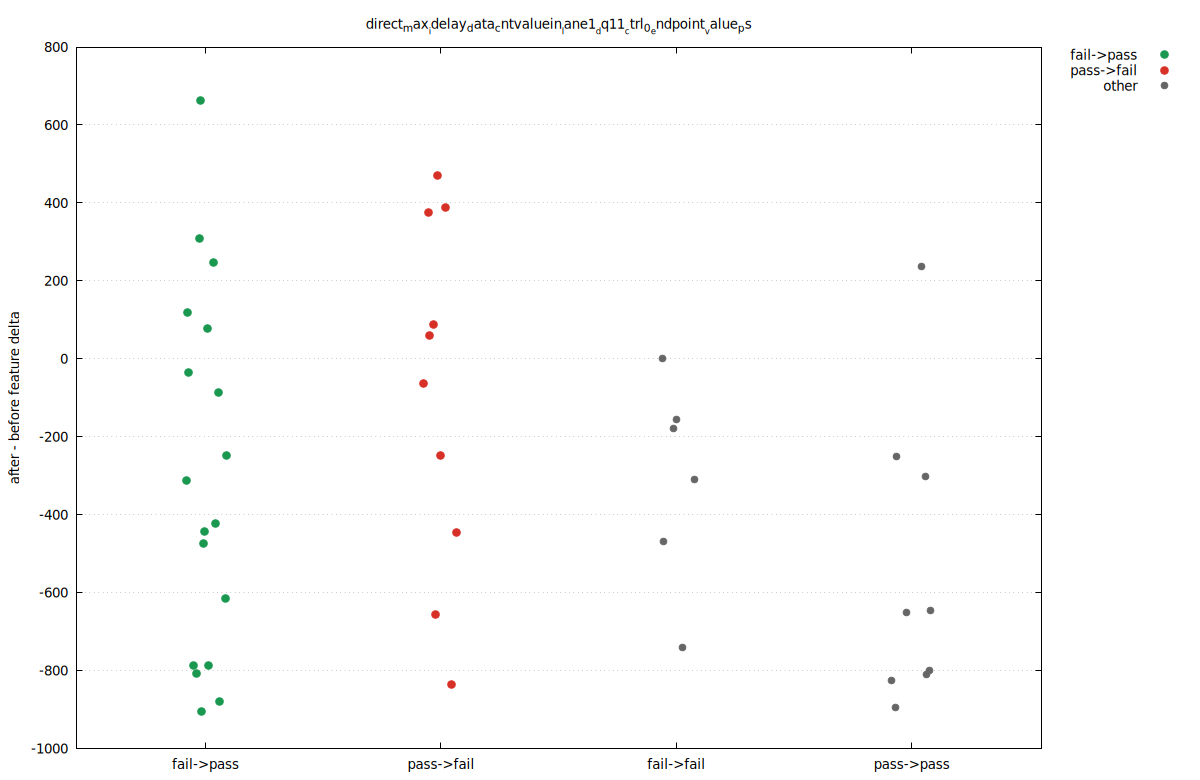

Here is the gnuplot script that generated this plot:
set terminal pngcairo size 1200,780 enhanced font 'DejaVu Sans,10'
set output 'delta_14.png'
set datafile separator comma
set key outside right top
set grid ytics
set xrange [0.45:4.55]
set xtics ('fail->pass' 1, 'pass->fail' 2, 'fail->fail' 3, 'pass->pass' 4)
set ylabel 'after - before feature delta'
set title 'direct_max__idelay_data_cntvaluein__lane1__dq11__ctrl_0__endpoint__value_ps'
plot \
  'delta_14.dat' using 1:3 with points pt 7 ps 1.25 lc rgb '#1a9850' title 'fail->pass', \
  'delta_14.dat' using 1:4 with points pt 7 ps 1.25 lc rgb '#d73027' title 'pass->fail', \
  'delta_14.dat' using 1:5 with points pt 7 ps 1.1 lc rgb '#666666' title 'other'
